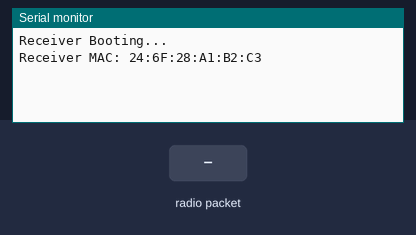
A sketch run on a simulated ESP32. Shown: the last lines printed to the serial monitor. The inputs (shaded band) are chosen by the test bench. WiFi joins after 1.5 s; servers stay silent unless stated.

Above: at 1.2 s.
1.3 s: radio packet "1" arrives
At 1.8 s:
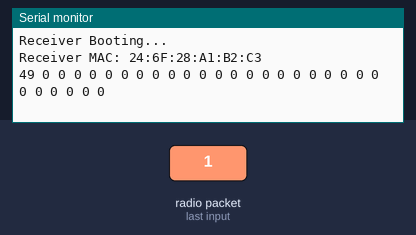
2.8 s: radio packet "0" arrives
At 4.0 s:
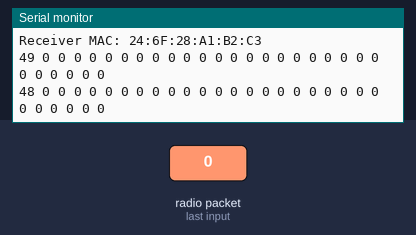
4.3 s: radio packet "2" arrives
At 5.2 s:
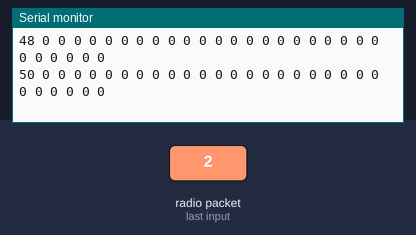

Measured:
- after the input at 1.3 s, the serial monitor: prints a new line at once (image 1)
- after the input at 2.8 s, the serial monitor: prints a new line at once (image 2)
- after the input at 4.3 s, the serial monitor: prints a new line at once (image 3)

The sketch:

receiver.ino
```cpp
#include <esp_now.h>
#include <WiFi.h>
#include <Wire.h>
#include <stdint.h>

// Receiver MAC: 88:57:21:84:86:D0

#define I2C_ADDRESS 0x08
#define NUM_ANALOG 16
#define NUM_KEYS 8
#define DIG_PINS_IN_USE 12

struct analogData {
    uint16_t sensorForce[8]; // 8 Force Sensors
    uint16_t sensorPot[8]; // 8 Soft Pots
};

typedef struct {
    analogData analog_values;
    int8_t midi_cc_bellows;
    int8_t digital_keys[DIG_PINS_IN_USE];
} ChordianDataPacket;

void packet_to_max(ChordianDataPacket *packet) {
    analogData *av = &packet->analog_values;
    for (int i = 0; i < NUM_KEYS; i++) {
        Serial.print(av->sensorForce[i]);
        Serial.print(" ");
    }
    for (int i = 0; i < NUM_KEYS; i++) {
        Serial.print(av->sensorPot[i]);
        Serial.print(" ");
    }
    for (int i = 0; i < DIG_PINS_IN_USE; i++) {
        Serial.print(packet->digital_keys[i]);
        Serial.print(" ");
    }
    Serial.print(packet->midi_cc_bellows);
    Serial.println("");
}

void onReceive(const esp_now_recv_info_t *info, const uint8_t *data, int len) {
    ChordianDataPacket *packet = (ChordianDataPacket *)data;
    packet_to_max(packet);
    // Serial.printf("pot:%d,midi_cc:%d\n", packet->analog_values.sensorPot[0], packet->midi_cc_bellows);
}

void setup() {
    Serial.begin(115200);
    while (!Serial) {
        delay(1);
    }
    Serial.println("Receiver Booting...");
    WiFi.mode(WIFI_STA);
    WiFi.STA.begin();  // Actually starts the WiFi driver

    Serial.print("Receiver MAC: ");
    Serial.println(WiFi.macAddress());

    if (esp_now_init() != ESP_OK) {
        Serial.println("ESP-NOW init failed");
        return;
    }
    esp_now_register_recv_cb(onReceive);
}

void loop()
{
}
```
